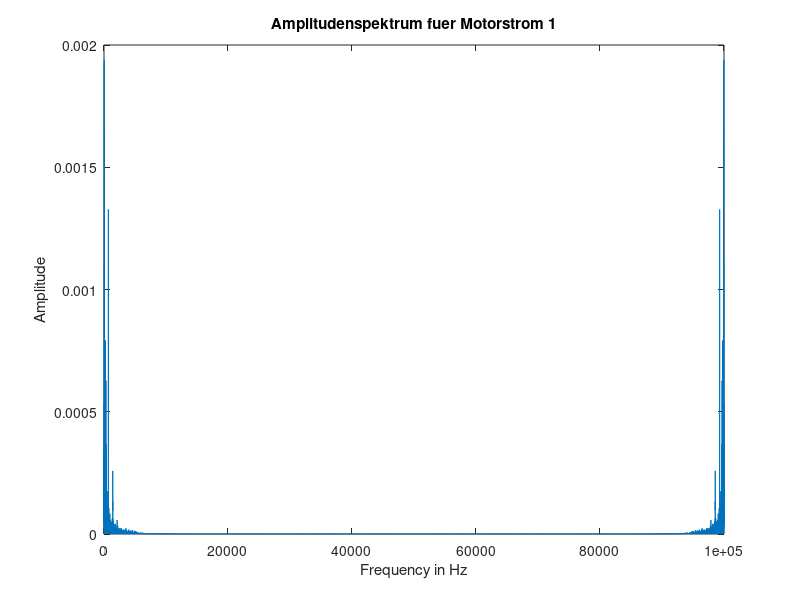
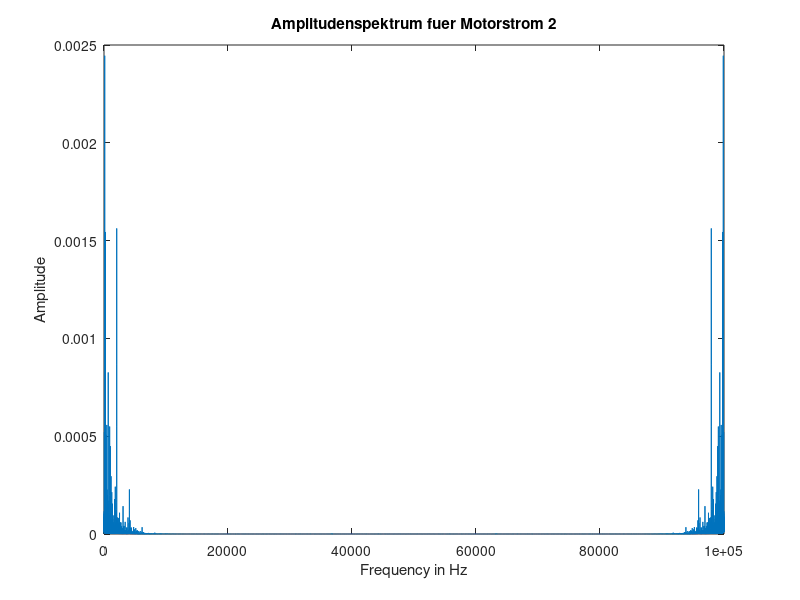
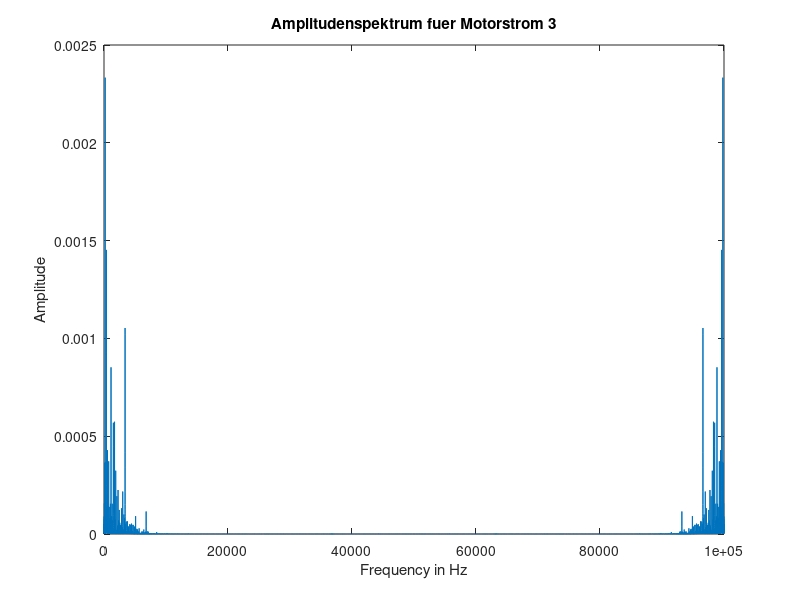
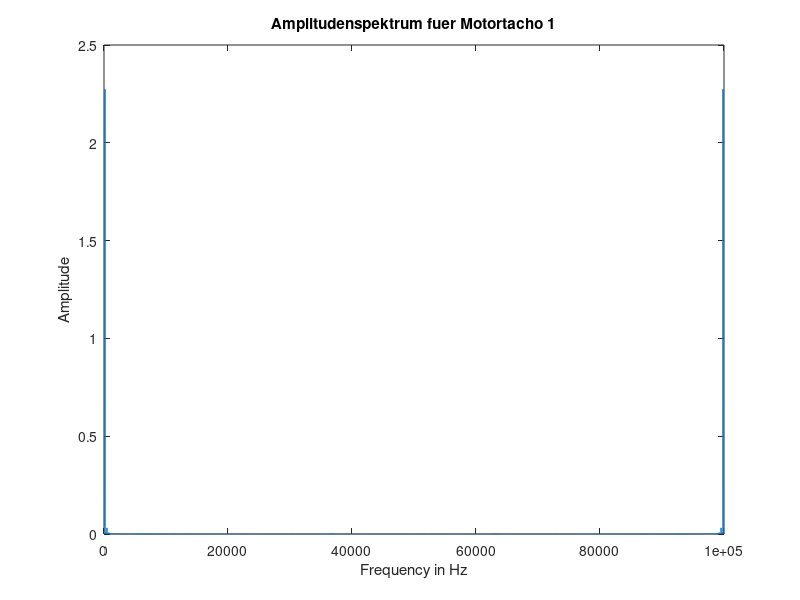

Reproduce these figures in MATLAB, in order.
motor1 = load('MotorStrom_10V_100kS.mat');
motor2 = load('MotorStrom_20V_100kS.mat');
motor3 = load('MotorStrom_30V_100kS.mat');

%Versorgungsspannungen f?r Motor1,2,3
V1 = 10;
V2 = 20;
V3 = 30;
%Abtastrate fuer alle Motore
fs = 100000;

%Strom und Tacho Matrize speichern
strom1 = motor1.strom;
tacho1 = motor1.tacho;
strom2 = motor2.strom;
tacho2 = motor2.tacho;
strom3 = motor3.strom;
tacho3 = motor3.tacho;


%Amp-Spektrum f?r Motorstrom 1
DFT1 = fft(strom1);
n = length(strom1);
Amp1 = abs(DFT1)/n;
f = (0:n-1)*(fs/(n-1));
figure(1)
plot(f,Amp1);
title('Amplitudenspektrum fuer Motorstrom 1');
xlabel('Frequency in Hz');
ylabel('Amplitude');

%Amp-Spektrum f?r Motorstrom 2
DFT2 = fft(strom2);
n = length(strom2);
Amp2 = abs(DFT2)/n;
f = (0:n-1)*(fs/(n-1));
figure(2)
plot(f,Amp2);
title('Amplitudenspektrum fuer Motorstrom 2');
xlabel('Frequency in Hz');
ylabel('Amplitude');

%Amp-Spektrum f?r Motorstrom 2
DFT3 = fft(strom3);
n = length(strom3);
Amp3 = abs(DFT3)/n;
f = (0:n-1)*(fs/(n-1));
figure(3)
plot(f,Amp3);
title('Amplitudenspektrum fuer Motorstrom 3');
xlabel('Frequency in Hz');
ylabel('Amplitude');

[maxstrom1 indexmaxstrom1] = max(Amp1);
[maxstrom2 indexmaxstrom2] = max(Amp2);
[maxstrom3 indexmaxstrom3] = max(Amp3);

drehmotorstrom1 = round(60*(f(indexmaxstrom1)/18));
drehmotorstrom2 = round(60*(f(indexmaxstrom2)/18));
drehmotorstrom3 = round(60*(f(indexmaxstrom3)/18));

%Amp-Spektrum f?r Motortacho 1
DFT1 = fft(tacho1);
n = length(tacho1);
Amp1tacho = abs(DFT1)/n;
f = (0:n-1)*(fs/(n-1));
figure(4)
plot(f,Amp1tacho);
title('Amplitudenspektrum fuer Motortacho 1');
xlabel('Frequency in Hz');
ylabel('Amplitude');

%Amp-Spektrum f?r Motortacho 2
DFT2 = fft(tacho2);
n = length(tacho2);
Amp2tacho = abs(DFT2)/n;
f = (0:n-1)*(fs/(n-1));
figure(5)
plot(f,Amp2tacho);
title('Amplitudenspektrum fuer Motortacho 2');
xlabel('Frequency in Hz');
ylabel('Amplitude');

%Amp-Spektrum f?r Motortacho 2
DFT3 = fft(tacho3);
n = length(tacho3);
Amp3tacho = abs(DFT3)/n;
f = (0:n-1)*(fs/(n-1));
figure(6)
plot(f,Amp3tacho);
title('Amplitudenspektrum fuer Motortacho 3');
xlabel('Frequency in Hz');
ylabel('Amplitude');

[maxtacho1 indexmaxtacho1] = max(Amp1tacho);
[maxtacho2 indexmaxtacho2] = max(Amp2tacho);
[maxstrom3 indexmaxtacho3] = max(Amp3tacho);

drehmotortacho1 = round(60*(f(indexmaxtacho1)/8));
drehmotortacho2 = round(60*(f(indexmaxtacho2)/8));
drehmotortacho3 = round(60*(f(indexmaxtacho3)/8));



